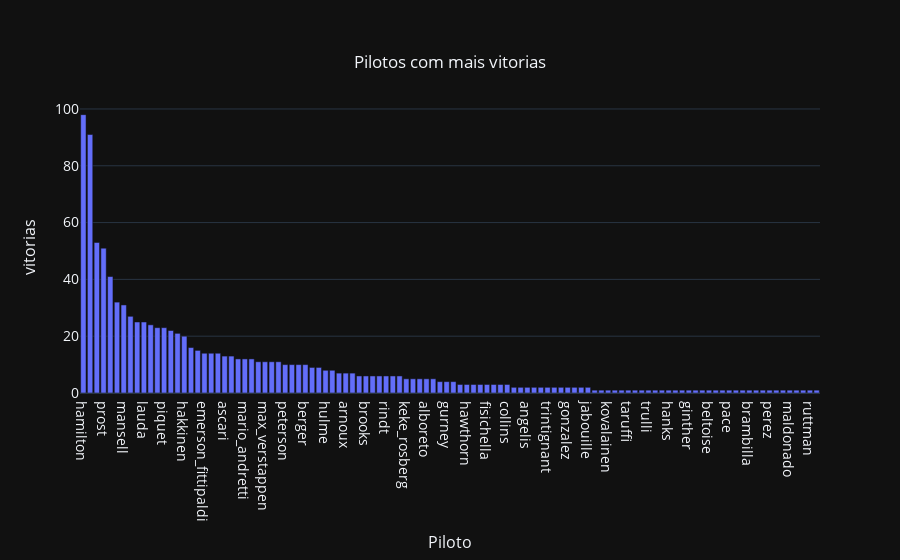

Here is the notebook cell this chart was saved with:
### Code cell
fig = go.Figure(data=[go.Bar(
    x=num_vitorias['ref_piloto'],
    y=num_vitorias['ordem_posicao'],
    hovertext = num_vitorias['nacionalidade']
)])
fig.update_layout(title={
        'text': "Pilotos com mais vitorias",
        'y':0.9,
        'x':0.5,
        'xanchor': 'center',
        'yanchor': 'top'}, 
                  yaxis=dict(
                            title='vitorias',
                            titlefont_size=16,
                            tickfont_size=14),
                  xaxis=dict(
                            title='Piloto',
                            titlefont_size=16,
                            tickfont_size=14),
                  template = "plotly_dark"
                  )

### Figure 1 — Plotly figure (JSON) as saved in the notebook; plotly's stock layout.template omitted (floating-point values rounded to 4 significant figures)
{"data": [{"hovertext": ["British", "German", "German", "French", "Brazilian", "Spanish", "British", "British", "British", "Austrian", "Argentine", "German", "Brazilian", "British", "Finnish", "Finnish", "British", "British", "Brazilian", "Australian", "British", "Italian", "British", "Argentine", "American", "Australian", "Brazilian", "Dutch", "Brazilian", "Canadian", "Swedish", "South African", "British", "Austrian", "Australian", "Finnish", "New Zealander", "Belgian", "Colombian", "French", "Australian", "Italian", "British", "Canadian", "German", "Austrian", "French", "British", "Finnish", "Swiss", "Italian", "Italian", "British", "British", "American", "New Zealander", "British", "British", "German", "American", "Italian", "French", "Belgian", "British", "American", "French", "Italian", "American", "German", "French", "Mexican", "Swiss", "Argentine", "French", "Monegasque", "French", "French", "Italian", "Finnish", "American", "American", "Italian", "British", "Italian", "Italian", "French", "British", "American", "American", "American", "American", "Polish", "Italian", "French", "French", "American", "Brazilian", "Swedish", "Italian", "Italian", "Italian", "American", "Mexican", "Italian", "German", "Venezuelan", "French", "Swedish", "American", "American"], "type": "bar", "x": ["hamilton", "michael_schumacher", "vettel", "prost", "senna", "alonso", "mansell", "stewart", "clark", "lauda", "fangio", "rosberg", "piquet", "damon_hill", "raikkonen", "hakkinen", "moss", "button", "emerson_fittipaldi", "jack_brabham", "hill", "ascari", "coulthard", "reutemann", "mario_andretti", "jones", "barrichello", "max_verstappen", "massa", "villeneuve", "peterson", "scheckter", "hunt", "berger", "webber", "bottas", "hulme", "ickx", "montoya", "arnoux", "ricciardo", "patrese", "brooks", "gilles_villeneuve", "ralf_schumacher", "rindt", "laffite", "surtees", "keke_rosberg", "regazzoni", "farina", "alboreto", "watson", "irvine", "gurney", "mclaren", "herbert", "hawthorn", "frentzen", "phil_hill", "fisichella", "pironi", "boutsen", "collins", "vukovich", "tambay", "angelis", "revson", "trips", "trintignant", "rodriguez", "siffert", "gonzalez", "depailler", "leclerc", "jabouille", "panis", "baghetti", "kovalainen", "sweikert", "flaherty", "taruffi", "ireland", "bandini", "trulli", "gasly", "gethin", "hanks", "wallard", "ward", "ginther", "kubica", "scarfiotti", "beltoise", "cevert", "bryan", "pace", "nilsson", "nannini", "brambilla", "musso", "rathmann", "perez", "fagioli", "mass", "maldonado", "alesi", "bonnier", "ruttman", "parsons"], "y": [98, 91, 53, 51, 41, 32, 31, 27, 25, 25, 24, 23, 23, 22, 21, 20, 16, 15, 14, 14, 14, 13, 13, 12, 12, 12, 11, 11, 11, 11, 10, 10, 10, 10, 9, 9, 8, 8, 7, 7, 7, 6, 6, 6, 6, 6, 6, 6, 5, 5, 5, 5, 5, 4, 4, 4, 3, 3, 3, 3, 3, 3, 3, 3, 2, 2, 2, 2, 2, 2, 2, 2, 2, 2, 2, 2, 1, 1, 1, 1, 1, 1, 1, 1, 1, 1, 1, 1, 1, 1, 1, 1, 1, 1, 1, 1, 1, 1, 1, 1, 1, 1, 1, 1, 1, 1, 1, 1, 1, 1]}], "layout": {"title": {"text": "Pilotos com mais vitorias", "x": 0.5, "xanchor": "center", "y": 0.9, "yanchor": "top"}, "xaxis": {"tickfont": {"size": 14}, "title": {"font": {"size": 16}, "text": "Piloto"}}, "yaxis": {"tickfont": {"size": 14}, "title": {"font": {"size": 16}, "text": "vitorias"}}}}
